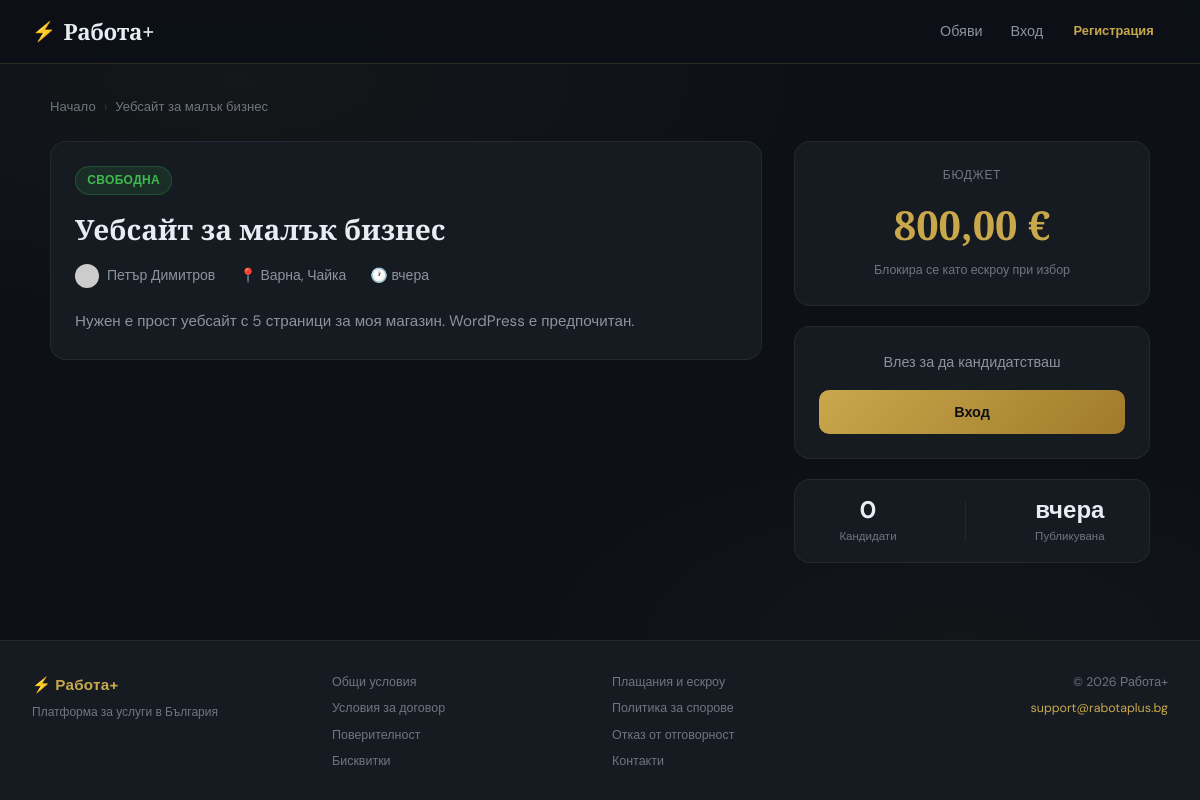
/listings/view.php?id=4, run on the app's committed database.
### tables this page shows
CREATE TABLE listings (
    id INT AUTO_INCREMENT PRIMARY KEY,
    employer_id INT NOT NULL,
    title VARCHAR(200) NOT NULL,
    description TEXT NOT NULL,
    budget DECIMAL(10,2) NOT NULL,
    city VARCHAR(100) DEFAULT NULL,
    neighborhood VARCHAR(100) DEFAULT NULL,
    status ENUM('open','closed','cancelled') DEFAULT 'open',
    selected_applicant_id INT DEFAULT NULL,
    created_at DATETIME DEFAULT CURRENT_TIMESTAMP,
    invoice_number VARCHAR(50) DEFAULT NULL,
    FOREIGN KEY (employer_id) REFERENCES users(id) ON DELETE CASCADE,
    FOREIGN KEY (selected_applicant_id) REFERENCES users(id) ON DELETE SET NULL
);

CREATE TABLE users (
    id INT AUTO_INCREMENT PRIMARY KEY,
    name VARCHAR(100) NOT NULL,
    email VARCHAR(150) UNIQUE NOT NULL,
    password VARCHAR(255) NOT NULL,
    avatar VARCHAR(255) DEFAULT NULL,
    bio TEXT DEFAULT NULL,
    city VARCHAR(100) DEFAULT NULL,
    neighborhood VARCHAR(100) DEFAULT NULL,
    balance DECIMAL(10,2) DEFAULT 0.00,
    role ENUM('user','admin') DEFAULT 'user',
    created_at DATETIME DEFAULT CURRENT_TIMESTAMP
);

### includes/functions.php (called while the page is built, shortened)
<?php
require_once __DIR__ . '/../config/db.php';
function auth(): ?array {
    if (!isset($_SESSION['user_id'])) return null;
    static $user = null;
    return $user;
}
function url(string $path = ''): string {
    return BASE_URL . '/' . ltrim($path, '/');
}
function h(mixed $s): string {
    return htmlspecialchars((string)($s ?? ''), ENT_QUOTES, 'UTF-8');
}
function timeAgo(string $datetime): string {
    $ts   = strtotime($datetime);
    $diff = time() - $ts;
    if ($diff < 172800) return 'вчера';
    return date('d.m.Y', $ts);
}
function formatMoney(float $amount): string {
    return number_format($amount, 2, ',', ' ') . ' €';
}
function avatarUrl(?string $avatar, string $name): string {
    return 'https://ui-avatars.com/api/?name=' . urlencode($name)
         . '&background=C9A84C&color=1a1a2e&bold=true&size=128&font-size=0.5';
}

### config/db.php (called while the page is built, shortened)
<?php
function db(): PDO {
    static $pdo = null;
    if ($pdo === null) {
        try {
            $pdo = new PDO(
                'mysql:host=' . DB_HOST . ';dbname=' . DB_NAME . ';charset=utf8mb4',
                DB_USER,
                DB_PASS,
                [
                    PDO::ATTR_ERRMODE => PDO::ERRMODE_EXCEPTION,
                    PDO::ATTR_DEFAULT_FETCH_MODE => PDO::FETCH_ASSOC,
                    PDO::ATTR_EMULATE_PREPARES => false,
                ]
            );
            $tz = date('P');
            $pdo->exec("SET time_zone = '$tz'");
            $pdo->exec("SET NAMES utf8mb4");
        } catch (PDOException $e) {
            die('<div style="padding:20px;font-family:sans-serif;color:red;">Грешка при свързване с базата данни: ' . htmlspecialchars($e->getMessage()) . '</div>');
        }
    }
    return $pdo;
}

### listings/view.php (the view, shortened to what this page needs)
<?php
require_once __DIR__ . '/../includes/functions.php';
$user = auth();
$id   = (int)($_GET['id'] ?? 0);
$st = db()->prepare('SELECT l.*, u.name AS emp_name, u.avatar AS emp_avatar, u.city AS emp_city
    FROM listings l JOIN users u ON l.employer_id = u.id WHERE l.id = ?');
$st->execute([$id]);
$listing = $st->fetch();
$isEmployer = $user && $user['id'] === $listing['employer_id'];
$st->execute([$id]);
$listing = $st->fetch();
$applications = [];
$myApplication = null;
require_once __DIR__ . '/../includes/header.php';
?>
<div class="container-wide fade-in">
<div class="breadcrumb">
    <a href="<?= url('index.php') ?>">Начало</a>
    <span class="breadcrumb-sep">›</span>
    <span><?= h(mb_strimwidth($listing['title'], 0, 50, '...', 'UTF-8')) ?></span>
</div>
<div class="listing-detail-grid">
<div class="flex-col">
    <div class="card">
        <div class="card-body">
            <div class="flex-between mb-2">
                <?php $smap=['open'=>'pill-open','closed'=>'pill-closed','cancelled'=>'pill-closed'];
                      $slbl=['open'=>'Свободна','closed'=>'Затворена','cancelled'=>'Отменена']; ?>
                <span class="pill <?= $smap[$listing['status']] ?>"><?= $slbl[$listing['status']] ?></span>
            </div>
            <h1 style="font-size:1.75rem;margin-bottom:1rem;"><?= h($listing['title']) ?></h1>
            <div style="display:flex;gap:1.5rem;flex-wrap:wrap;margin-bottom:1.25rem;font-size:0.875rem;color:var(--text-muted);">
                <span style="display:flex;align-items:center;gap:0.5rem;">
                    <img src="<?= avatarUrl($listing['emp_avatar'], $listing['emp_name']) ?>" style="width:24px;height:24px;border-radius:50%;">
                    <?= h($listing['emp_name']) ?>
                </span>
                <?php if ($listing['city']): ?><span>📍 <?= h($listing['city']) ?><?= $listing['neighborhood'] ? ', '.h($listing['neighborhood']) : '' ?></span><?php endif; ?>
                <span>🕐 <span class="time-ago-live" data-created="<?= h($listing['created_at']) ?>"><?= timeAgo($listing['created_at']) ?></span></span>
            </div>
            <div style="font-size:0.95rem;line-height:1.8;color:var(--text-muted);white-space:pre-line;"><?= h($listing['description']) ?></div>
        </div>
    </div>
</div>
<div style="display:flex;flex-direction:column;gap:1.25rem;position:sticky;top:80px;">
    <div class="card">
        <div class="card-body" style="text-align:center;">
            <div style="font-size:0.75rem;text-transform:uppercase;letter-spacing:0.06em;color:var(--text-dim);margin-bottom:0.5rem;">Бюджет</div>
            <div style="font-family:'Playfair Display',serif;font-size:2.5rem;font-weight:700;color:var(--gold);"><?= formatMoney($listing['budget']) ?></div>
            <div style="font-size:0.78rem;color:var(--text-dim);margin-top:0.25rem;">Блокира се като ескроу при избор</div>
        </div>
    </div>
    <?php if ($user && !$isEmployer && !$myApplication && $listing['status']==='open'): ?>
    <div class="card" style="border-color:rgba(201,168,76,0.3);">
        <div class="card-header"><h3 style="font-size:1rem;font-family:'DM Sans',sans-serif;">Кандидатствай</h3></div>
        <div class="card-body">
            <form method="post" style="display:flex;flex-direction:column;gap:1rem;">
                <input type="hidden" name="csrf" value="<?= csrf() ?>">
                <input type="hidden" name="action" value="apply">
                <div class="form-group">
                    <label class="form-label">Съобщение (по желание)</label>
                    <textarea name="cover_message" class="form-control" rows="3" placeholder="Представи се..."></textarea>
                </div>
                <button type="submit" class="btn btn-primary w-full">Изпрати кандидатура</button>
                <p style="font-size:0.78rem;color:var(--text-dim);text-align:center;">Автоматично се открива чат с работодателя</p>
            </form>
        </div>
    </div>
    <?php elseif (!$user): ?>
    <div class="card"><div class="card-body" style="text-align:center;">
        <p style="color:var(--text-muted);font-size:0.9rem;margin-bottom:1rem;">Влез за да кандидатстваш</p>
        <a href="<?= url('auth/login.php') ?>" class="btn btn-primary w-full">Вход</a>
    </div></div>
    <?php elseif ($listing['status']!=='open'): ?>
    <div class="card"><div class="card-body" style="text-align:center;color:var(--text-muted);">Обявата е затворена</div></div>
    <?php endif; ?>
    <div style="padding:1rem;background:var(--navy-2);border:1px solid var(--border-dim);border-radius:var(--radius-lg);">
        <div style="display:flex;justify-content:space-around;align-items:center;gap:0.75rem;text-align:center;">
            <div style="display:flex;flex-direction:column;align-items:center;gap:0.2rem;">
                <div style="font-size:1.5rem;font-weight:700;line-height:1.2;"><?= count($applications) ?></div>
                <div style="font-size:0.72rem;color:var(--text-dim);">Кандидати</div>
            </div>
            <div style="display:flex;flex-direction:column;align-items:center;gap:0.2rem;">
                <div style="font-size:1.5rem;font-weight:700;line-height:1.2;"><span class="time-ago-live" data-created="<?= h($listing['created_at']) ?>"><?= timeAgo($listing['created_at']) ?></span></div>
                <div style="font-size:0.72rem;color:var(--text-dim);">Публикувана</div>
            </div>
        </div>
    </div>
</div>
</div>
</div>
<?php require_once __DIR__ . '/../includes/footer.php'; ?>

### assets/style.css (style rules this page uses)
:root { --navy: #0d1117; --navy-2: #161b22; --navy-3: #21262d; --navy-4: #30363d; --gold: #C9A84C; --gold-light: #e5c96b; --gold-dim: rgba(201,168,76,0.15); --gold-dim2: rgba(201,168,76,0.08); --text: #e6edf3; --text-muted: #8b949e; --text-dim: #6e7681; --success: #3fb950; --danger: #f85149; --warning: #d29922; --info: #58a6ff; --border: rgba(201,168,76,0.18); --border-dim: rgba(255,255,255,0.06); --radius: 10px; --radius-lg: 16px; --shadow: 0 4px 24px rgba(0,0,0,0.4); --shadow-lg: 0 8px 48px rgba(0,0,0,0.5); --transition: 0.2s ease; }
*, *::before, *::after { box-sizing: border-box; margin: 0; padding: 0; }
html { scroll-behavior: smooth; }
body { font-family: 'DM Sans', sans-serif; background: var(--navy); color: var(--text); min-height: 100vh; display: flex; flex-direction: column; font-size: 15px; line-height: 1.6; background-image: radial-gradient(ellipse 80% 50% at 20% 10%, rgba(201,168,76,0.04) 0%, transparent 60%), radial-gradient(ellipse 60% 40% at 80% 80%, rgba(201,168,76,0.03) 0%, transparent 60%); }
h1,h2,h3,h4 { font-family: 'Playfair Display', serif; font-weight: 600; line-height: 1.3; color: var(--text); }
a { color: var(--gold); text-decoration: none; transition: color var(--transition); }
.container-wide { max-width: 1100px; margin: 0 auto; }
.btn { display: inline-flex; align-items: center; justify-content: center; gap: 0.4rem; padding: 0.65rem 1.4rem; border: none; border-radius: var(--radius); font-family: 'DM Sans', sans-serif; font-size: 0.9rem; font-weight: 600; cursor: pointer; transition: all var(--transition); white-space: nowrap; text-decoration: none; }
.btn-primary { background: linear-gradient(135deg, var(--gold), #a07a2a); color: var(--navy); }
.card { background: var(--navy-2); border: 1px solid var(--border-dim); border-radius: var(--radius-lg); overflow: hidden; transition: all var(--transition); }
.card-body { padding: 1.5rem; }
.pill { display: inline-flex; align-items: center; gap: 0.25rem; padding: 0.25rem 0.7rem; border-radius: 20px; font-size: 0.75rem; font-weight: 600; text-transform: uppercase; letter-spacing: 0.03em; }
.pill-open { background: rgba(63,185,80,0.12); color: var(--success); border: 1px solid rgba(63,185,80,0.25); }
.breadcrumb { display: flex; align-items: center; gap: 0.5rem; font-size: 0.82rem; color: var(--text-dim); margin-bottom: 1.5rem; }
.breadcrumb a { color: var(--text-dim); }
.breadcrumb-sep { opacity: 0.4; }
.mb-2 { margin-bottom: 1rem; }
.flex-between { display: flex; align-items: center; justify-content: space-between; }
.flex-col { display: flex; flex-direction: column; gap: 1rem; }
.w-full { width: 100%; }
.fade-in { animation: fadeIn 0.35s ease; }

### listings/view.php (style rules this page uses)
.listing-detail-grid { display:grid; grid-template-columns:2fr 1fr; gap:2rem; align-items:start; }

### data on the page
listings: title "Уебсайт за малък бизнес", status "СВОБОДНА", employer.name "Петър Димитров", city "Варна", neighborhood "Чайка", created_at "вчера", description "Нужен е прост уебсайт с 5 страници за моя магазин. WordPress е предпочитан.", budget "800,00 €"

### other printed values
SITE_NAME "Работа+"
count($applications) "0"
